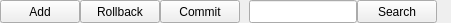
<?xml version="1.0" encoding="UTF-8"?>
<ui version="4.0">
 <class>DataInteractionToolBar</class>
 <widget class="QWidget" name="DataInteractionToolBar">
  <property name="geometry">
   <rect>
    <x>0</x>
    <y>0</y>
    <width>451</width>
    <height>23</height>
   </rect>
  </property>
  <layout class="QHBoxLayout" name="dataInteractionToolBarHorizontalLayout">
   <property name="spacing">
    <number>9</number>
   </property>
   <property name="leftMargin">
    <number>0</number>
   </property>
   <property name="topMargin">
    <number>0</number>
   </property>
   <property name="rightMargin">
    <number>0</number>
   </property>
   <property name="bottomMargin">
    <number>0</number>
   </property>
   <item>
    <widget class="WidgetGroup" name="interactionWidgetGroup" native="true">
     <layout class="QHBoxLayout" name="standardWidgetGroupHorizontalLayout">
      <property name="spacing">
       <number>0</number>
      </property>
      <property name="leftMargin">
       <number>0</number>
      </property>
      <property name="topMargin">
       <number>0</number>
      </property>
      <property name="rightMargin">
       <number>0</number>
      </property>
      <property name="bottomMargin">
       <number>0</number>
      </property>
      <item>
       <widget class="QPushButton" name="addPushButton">
        <property name="sizePolicy">
         <sizepolicy hsizetype="Minimum" vsizetype="Preferred">
          <horstretch>0</horstretch>
          <verstretch>0</verstretch>
         </sizepolicy>
        </property>
        <property name="text">
         <string>Add</string>
        </property>
       </widget>
      </item>
      <item>
       <widget class="QPushButton" name="rollbackPushButton">
        <property name="sizePolicy">
         <sizepolicy hsizetype="Minimum" vsizetype="Preferred">
          <horstretch>0</horstretch>
          <verstretch>0</verstretch>
         </sizepolicy>
        </property>
        <property name="text">
         <string>Rollback</string>
        </property>
       </widget>
      </item>
      <item>
       <widget class="QPushButton" name="commitPushButton">
        <property name="sizePolicy">
         <sizepolicy hsizetype="Minimum" vsizetype="Preferred">
          <horstretch>0</horstretch>
          <verstretch>0</verstretch>
         </sizepolicy>
        </property>
        <property name="text">
         <string>Commit</string>
        </property>
       </widget>
      </item>
     </layout>
    </widget>
   </item>
   <item>
    <widget class="WidgetGroup" name="searchingWidgetGroup" native="true">
     <layout class="QHBoxLayout" name="searchingWidgetGroupHorizontalLayout">
      <property name="spacing">
       <number>0</number>
      </property>
      <property name="leftMargin">
       <number>0</number>
      </property>
      <property name="topMargin">
       <number>0</number>
      </property>
      <property name="rightMargin">
       <number>0</number>
      </property>
      <property name="bottomMargin">
       <number>0</number>
      </property>
      <item>
       <widget class="QLineEdit" name="searchingLineEdit">
        <property name="sizePolicy">
         <sizepolicy hsizetype="Expanding" vsizetype="Preferred">
          <horstretch>0</horstretch>
          <verstretch>0</verstretch>
         </sizepolicy>
        </property>
       </widget>
      </item>
      <item>
       <widget class="QPushButton" name="searchingPushButton">
        <property name="sizePolicy">
         <sizepolicy hsizetype="Minimum" vsizetype="Preferred">
          <horstretch>0</horstretch>
          <verstretch>0</verstretch>
         </sizepolicy>
        </property>
        <property name="text">
         <string>Search</string>
        </property>
       </widget>
      </item>
     </layout>
    </widget>
   </item>
   <item>
    <spacer name="dataInteractionToolBarHorizontalSpacer">
     <property name="orientation">
      <enum>Qt::Horizontal</enum>
     </property>
     <property name="sizeHint" stdset="0">
      <size>
       <width>0</width>
       <height>0</height>
      </size>
     </property>
    </spacer>
   </item>
  </layout>
 </widget>
 <customwidgets>
  <customwidget>
   <class>WidgetGroup</class>
   <extends>QWidget</extends>
   <header>WidgetGroup.h</header>
   <container>1</container>
  </customwidget>
 </customwidgets>
 <resources/>
 <connections/>
</ui>
